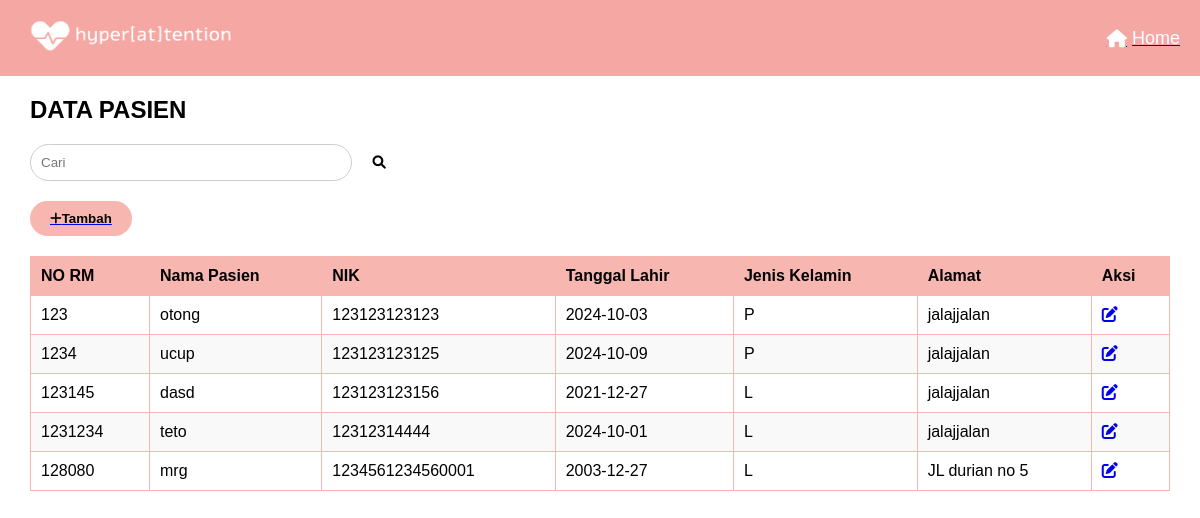
The page /datapasien.php on the database its author committed.
### tables this page shows
CREATE TABLE `datapasien` (
  `nama` varchar(100) NOT NULL,
  `nik` varchar(100) NOT NULL,
  `id_user` int NOT NULL,
  `jeniskelamin` varchar(25) NOT NULL,
  `tanggallahir` date NOT NULL,
  `alamat` varchar(100) NOT NULL,
  `email` text NOT NULL,
  `norm` int NOT NULL
);

### fetch_data.php (called while the page is built)
<?php
require_once 'koneksi.php';
$sql = "SELECT * FROM datapasien";
$result = $conn->query($sql);
if ($result->num_rows > 0) {
  $data = array();
  while ($row = $result->fetch_assoc()) {
    $data[] = $row;
  }
} else {
  echo "No data found";
}

### datapasien.php (the view, shortened to what this page needs)
<?php
require_once 'fetch_data.php';
?>
<!DOCTYPE html>
<html lang="en">
<head>
  <link rel="stylesheet" href="datapasien.css">
  <link rel="stylesheet" href="https://cdnjs.cloudflare.com/ajax/libs/font-awesome/6.0.0-beta3/css/all.min.css">
</head>
<body>
  <div class="header">
    <div class="title">
      <a href="main.html">
        <img alt="Logo" height="60px" src="Screenshot_2024-09-02_152828-removebg-preview.png" />
      </a>
    </div>
    <a href="main.html">
      <div class="home">
        <i class="fas fa-home"></i>
        <span>Home</span>
      </div>
    </a>
  </div>
  <div class="container">
    <h2>DATA PASIEN</h2>
    <div class="search-bar">
      <form method="GET">
        <input type="text" placeholder="Cari" name="search" class="search-input">
        <button class="search-btn" type="submit">
          <i class="fas fa-search"></i>
        </button>
      </form>
    </div>
    <a href="pasien.php"><button class="add-btn">
        <i class="fas fa-plus"></i>
        Tambah
      </button></a>
    <table class="data-table">
      <thead>
        <tr>
          <th>NO RM</th>
          <th>Nama Pasien</th>
          <th>NIK</th>
          <th>Tanggal Lahir</th>
          <th>Jenis Kelamin</th>
          <th>Alamat</th>
          <th>Aksi</th>
        </tr>
      </thead>
      <tbody>
        <?php if ($data) : ?>
          <?php foreach ($data as $row) : ?>
            <tr>
              <td><?php echo $row['norm']; ?></td>
              <td><?php echo $row['nama']; ?></td>
              <td><?php echo $row['nik']; ?></td>
              <td><?php echo $row['tanggallahir']; ?></td>
              <td><?php echo $row['jeniskelamin']; ?></td>
              <td><?php echo $row['alamat']; ?></td>
              <td><a href="editpasien.php?kode=<?php echo $row['norm']; ?>"><i class="fas fa-edit"></i></a></td>
            </tr>
          <?php endforeach; ?>
        <?php else : ?>
          <h3 style="color: red;">DATA TIDAK DITEMULAN.</h3>
        <?php endif; ?>
      </tbody>
    </table>
  </div>
</body>
</html>

### datapasien.css (style rules this page uses)
body { font-family: Arial, sans-serif; margin: 0; padding: 0; background-color: #ffffff; }
.header { background-color: #f4a7a3; padding: 10px 20px; display: flex; justify-content: space-between; align-items: center; }
.header img { height: 50px; }
.header .title { font-size: 24px; color: white; display: flex; align-items: center; }
.header .home { font-size: 18px; color: white; display: flex; align-items: center; }
.header .home i { margin-right: 5px; }
h2 { margin-bottom: 20px; margin-left: 30px; }
.search-bar { display: flex; align-items: center; margin-bottom: 20px; }
.search-input { width: 300px; margin-left: 30px; padding: 10px; border: 1px solid #ccc; border-radius: 20px; margin-right: 10px; }
.search-btn { background-color: transparent; border: none; cursor: pointer; }
.add-btn { margin-left: 30px; background-color: #F8B6B1; border: none; padding: 10px 20px; border-radius: 20px; cursor: pointer; font-weight: bold; color: black; display: flex; align-items: center; margin-bottom: 20px; }
.data-table { margin-left: 30px; width: 95%; border-collapse: collapse; }
.data-table th, .data-table td { padding: 10px; text-align: left; border: 1px solid #F8B6B1; }
.data-table th { background-color: #F8B6B1; }
.data-table tr:nth-child(even) { background-color: #f9f9f9; }

### rows shown on the page
datapasien: norm "123", nama "otong", nik "123123123123", tanggallahir "2024-10-03", jeniskelamin "P", alamat "jalajjalan"
datapasien: norm "1234", nama "ucup", nik "123123123125", tanggallahir "2024-10-09", jeniskelamin "P", alamat "jalajjalan"
datapasien: norm "123145", nama "dasd", nik "123123123156", tanggallahir "2021-12-27", jeniskelamin "L", alamat "jalajjalan"
datapasien: norm "1231234", nama "teto", nik "12312314444", tanggallahir "2024-10-01", jeniskelamin "L", alamat "jalajjalan"
datapasien: norm "128080", nama "mrg", nik "1234561234560001", tanggallahir "2003-12-27", jeniskelamin "L", alamat "JL durian no 5"
